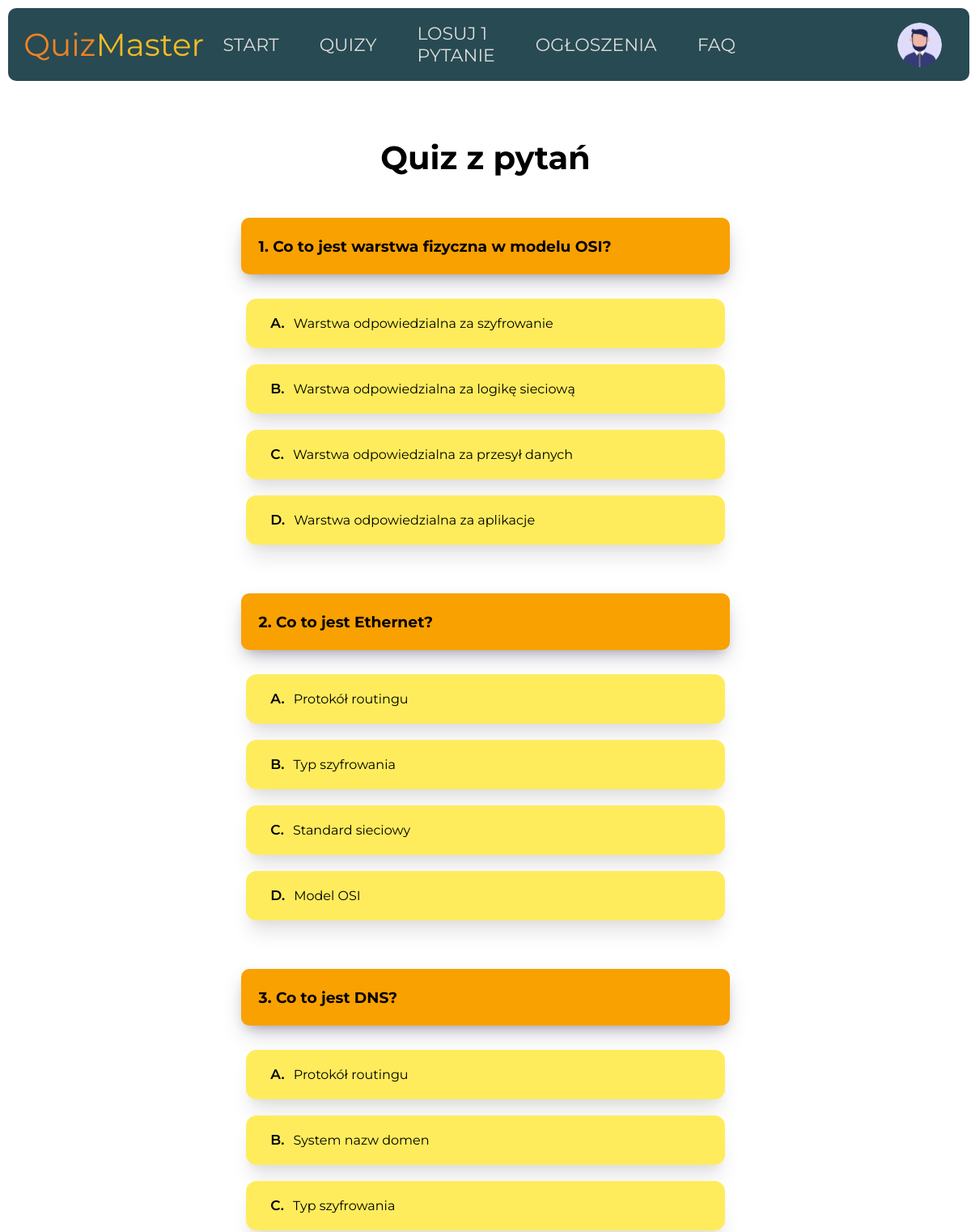
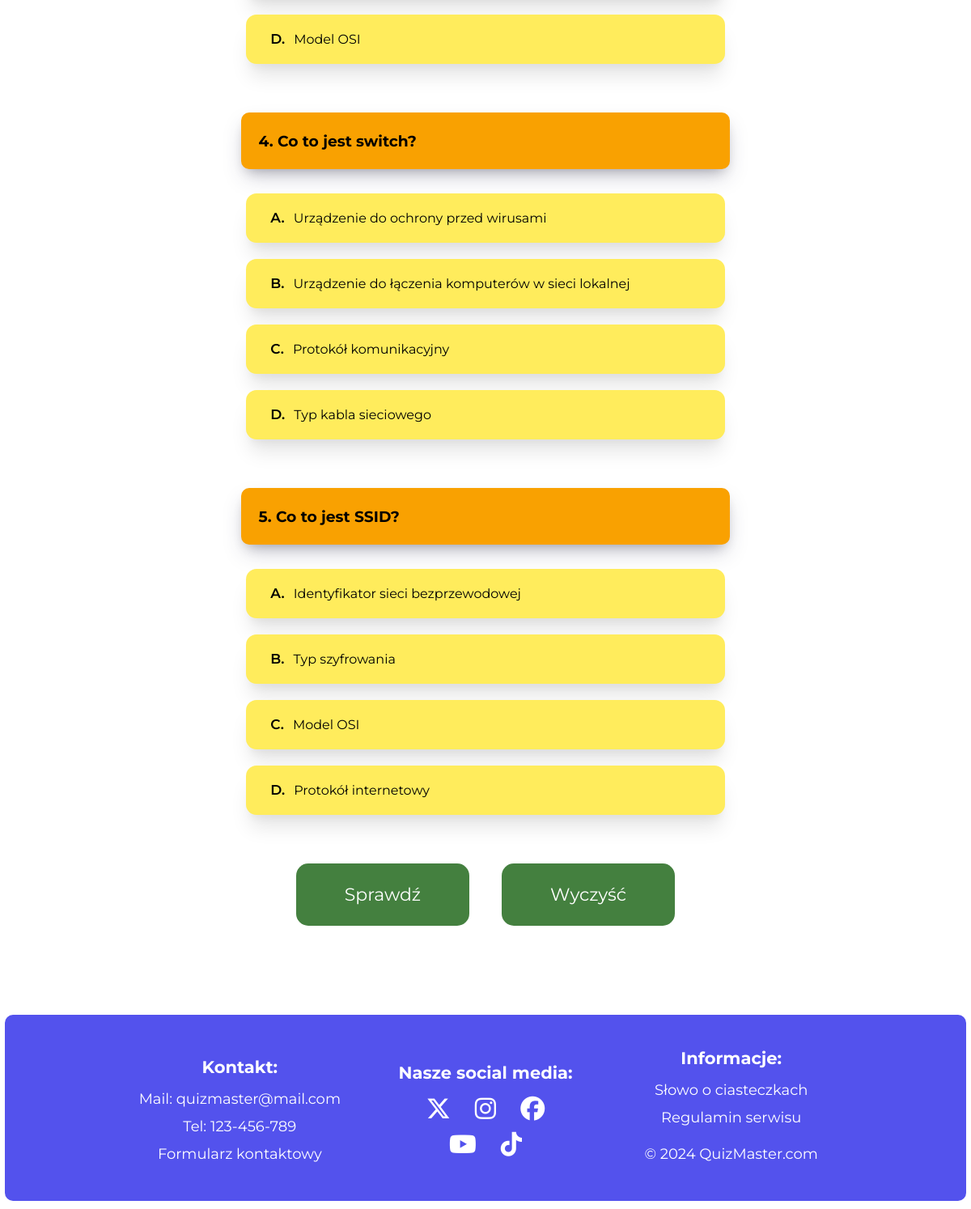
Screenshot of /quiz.php?t=3 (signed in) with the database file from the repository (2 pictures, top to bottom).
### tables this page shows
CREATE TABLE IF NOT EXISTS `question` (
  `id` INT NOT NULL AUTO_INCREMENT,
  `category_id` INT NOT NULL,
  `topic_id` INT NOT NULL,
  `title` TEXT NOT NULL,
  `option-a` TEXT NOT NULL,
  `option-b` TEXT NOT NULL,
  `option-c` TEXT NOT NULL,
  `option-d` TEXT NOT NULL,
  `correct` VARCHAR(1) NOT NULL,
  PRIMARY KEY (`id`),
  FOREIGN KEY (`category_id`) REFERENCES category(`id`),
  FOREIGN KEY (`topic_id`) REFERENCES topic(`id`));

### quiz.php (the view, shortened to what this page needs)
<?php
    require_once('./config/config.php');
    try {
        $connection = new PDO("mysql:host=$database_host;dbname=$database_name", $database_user, $database_password);
        $connection->setAttribute(PDO::ATTR_ERRMODE, PDO::ERRMODE_EXCEPTION);
    } catch (PDOException $e) {
        die("Error: ".$e->getMessage());
    }
    if(isset($_GET['t'],$_GET['c'])) {
        header("Location: ./category.php");
    } else {
        if(isset($_GET['t'])) {
            $id = $_GET['t'];
            $sqlQuery = "SELECT `question`.`id`, `question`.`title`, `question`.`option-a`, `question`.`option-b`, `question`.`option-c`, `question`.`option-d` FROM `question` WHERE `question`.`topic_id`=$id ORDER BY RAND() LIMIT 5";
            $queryResult = $connection->query($sqlQuery);
        }
    }
?>
<!DOCTYPE html>
<html lang="pl">
    <head>
        <link rel="stylesheet" href="https://cdnjs.cloudflare.com/ajax/libs/font-awesome/6.5.1/css/all.min.css">
        <link rel="stylesheet" href="./styles/style_global.css">
        <link rel="stylesheet" href="./styles/style_quiz.css">
    </head>
    <body>
        <section class="document">
                <?php
                    require_once("./elements/header.php");
                ?>
                <section class="document-body">
                    <section class="section-info">
                        <h1>Quiz z pytań</h1>
                    </section>
                    <section class="section-quiz">
                        <form action="../quiz_result.php" method="post">
                            <?php
                                $i = 0;
                                $questionIDs = [];
                                foreach($queryResult as $row) {
                                    $i-=-1;
                                    array_push($questionIDs, $row['id']);
                                    echo <<<QUESTION
                                        <div class="question-box">
                                            <span class="span-question-title">
                                                <h3>{$i}. {$row['title']}</h3>
                                            </span>
                                            <span class="span-question-answer">
                                                <input type="radio" name="question-{$i}" id="ans-{$row['id']}-a" class="display-none" value="a">
                                                <label for="ans-{$row['id']}-a"><p><p class="letter">A.</p> {$row['option-a']}</p></label>
                                            </span>
                                            <span class="span-question-answer">
                                                <input type="radio" name="question-{$i}" id="ans-{$row['id']}-b" class="display-none" value="b">
                                                <label for="ans-{$row['id']}-b"><p><p class="letter">B.</p> {$row['option-b']}</p></label>
                                            </span>
                                            <span class="span-question-answer">
                                                <input type="radio" name="question-{$i}" id="ans-{$row['id']}-c" class="display-none" value="c">
                                                <label for="ans-{$row['id']}-c"><p><p class="letter">C.</p> {$row['option-c']}</p></label>
                                            </span>
                                            <span class="span-question-answer">
                                                <input type="radio" name="question-{$i}" id="ans-{$row['id']}-d" class="display-none" value="d">
                                                <label for="ans-{$row['id']}-d"><p><p class="letter">D.</p> {$row['option-d']}</p></label>
                                            </span>
                                        </div>
                                    QUESTION;
                                }
                            ?>
                            <section>
                                <button type="submit">Sprawdź</button>
                                <button type="reset">Wyczyść</button>
                            </section>
                        </form>
                    </section>
                </section>
        </section>
    </body>
</html>

### styles/style_global.css (style rules this page uses)
* { margin: 0; padding: 0; box-sizing: border-box; font-family: 'Montserrat', sans-serif; }
body { width: 100%; height: auto; display: flex; justify-content: center; align-items: center; flex-direction: column; overflow-x: hidden; }
.document { width: 100vw; min-height: 100vh; height: auto; display: flex; align-items: center; flex-direction: column; }
.document-body { z-index: 1; width: 80%; min-height: calc(100vh - 330px); height: auto; min-width: 30%; max-width: 1440px; display: flex; position: relative; flex-direction: column; justify-content: center; align-items: center; }
footer { height: 230px; width: 99%; min-height: 230px; z-index: 100; background-color: #5352ed; margin: 90px 15px 10px 15px; border-radius: 10px; display: flex; justify-content: center; align-items: center; flex-direction: row; padding: 10px; }
footer div { width: 26%; height: 100%; display: flex; justify-content: center; align-items: center; flex-direction: column; }
footer :is(p, a, h6) { color: #fff; padding: 6px; font-size: 18px; text-decoration: none; }
footer h6 { font-size: 21px; font-weight: bold; padding: 10px; }
footer a { cursor: pointer; }
footer i { font-size: 30px; padding: 7px; }
.footer-p-copyrights { padding: 17px; }

### styles/style_quiz.css (style rules this page uses)
.document-body { margin-top: 170px; }
h1 { font-size: 40px; }
.section-quiz { min-width: 65%; width: 70%; max-width: 75%; }
.question-box { display: flex; flex-direction: column; justify-content: center; align-items: center; }
.span-question-title { width: 90%; height: 70px; max-height: 150px; margin: 50px 0 20px 0; background-color: #f9a101; display: flex; align-items: center; border-radius: 10px; box-shadow: rgba(50, 50, 93, 0.25) 0px 13px 27px -5px, rgba(0, 0, 0, 0.3) 0px 8px 16px -8px; }
.span-question-title h3 { margin: 22px; font-optical-sizing: auto; }
.span-question-answer { min-height: 50px; width: 88%; margin: 10px; display: flex; justify-content: center; align-items: center; }
.span-question-answer label { min-height: 60px; height: auto; max-height: 100px; width: 100%; display: flex; justify-content: start; align-items: center; background-color: #ffec5c; transition-duration: .45s; border-radius: 13px; border: 1px solid rgba(0, 0, 0, 0); line-height: 20px; box-shadow: rgba(0, 0, 0, 0.1) 0px 20px 25px -5px, rgba(0, 0, 0, 0.04) 0px 10px 10px -5px; line-height: 25px; padding: 6px; }
.span-question-answer label p { margin-left: 1px; font-size: 17px; padding: 7px; }
.letter { margin: 4px; font-weight: 600; }
form section { margin-top: 30px; display: flex; justify-content: center; align-items: center; }
form button { font-size: 22px; padding: 25px 60px; border: none; background-color: #44803f; border-radius: 15px; color: #fff; margin: 20px; user-select: none; transition-duration: .45s; }

### rows the page displays
question: i "1", title "Co to jest warstwa fizyczna w modelu OSI?", value "Warstwa odpowiedzialna za szyfrowanie", value "Warstwa odpowiedzialna za logikę sieciową", value "Warstwa odpowiedzialna za przesył danych", value "Warstwa odpowiedzialna za aplikacje"
question: i "2", title "Co to jest Ethernet?", value "Protokół routingu", value "Typ szyfrowania", value "Standard sieciowy", value "Model OSI"
question: i "3", title "Co to jest DNS?", value "Protokół routingu", value "System nazw domen", value "Typ szyfrowania", value "Model OSI"
question: i "4", title "Co to jest switch?", value "Urządzenie do ochrony przed wirusami", value "Urządzenie do łączenia komputerów w sieci lokalnej", value "Protokół komunikacyjny", value "Typ kabla sieciowego"
question: i "5", title "Co to jest SSID?", value "Identyfikator sieci bezprzewodowej", value "Typ szyfrowania", value "Model OSI", value "Protokół internetowy"
